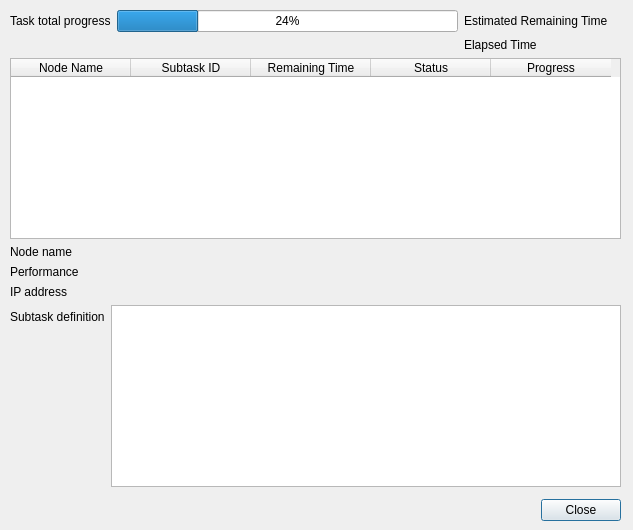
<?xml version="1.0" encoding="UTF-8"?>
<ui version="4.0">
 <class>TaskDetailsDialog</class>
 <widget class="QDialog" name="TaskDetailsDialog">
  <property name="windowModality">
   <enum>Qt::WindowModal</enum>
  </property>
  <property name="geometry">
   <rect>
    <x>0</x>
    <y>0</y>
    <width>633</width>
    <height>530</height>
   </rect>
  </property>
  <property name="windowTitle">
   <string>Dialog</string>
  </property>
  <widget class="QWidget" name="verticalLayoutWidget">
   <property name="geometry">
    <rect>
     <x>10</x>
     <y>10</y>
     <width>611</width>
     <height>511</height>
    </rect>
   </property>
   <layout class="QVBoxLayout" name="verticalLayout">
    <item>
     <layout class="QGridLayout" name="gridLayout">
      <item row="0" column="3">
       <widget class="QLabel" name="estimatedRemainingTimeLabel">
        <property name="text">
         <string/>
        </property>
       </widget>
      </item>
      <item row="0" column="2">
       <widget class="QLabel" name="label_2">
        <property name="text">
         <string>Estimated Remaining Time</string>
        </property>
       </widget>
      </item>
      <item row="0" column="1">
       <widget class="QProgressBar" name="totalTaskProgressBar">
        <property name="value">
         <number>24</number>
        </property>
       </widget>
      </item>
      <item row="0" column="0">
       <widget class="QLabel" name="label">
        <property name="text">
         <string>Task total progress</string>
        </property>
       </widget>
      </item>
      <item row="1" column="2">
       <widget class="QLabel" name="label_4">
        <property name="text">
         <string>Elapsed Time</string>
        </property>
       </widget>
      </item>
      <item row="1" column="3">
       <widget class="QLabel" name="elapsedTimeLabel">
        <property name="text">
         <string/>
        </property>
       </widget>
      </item>
     </layout>
    </item>
    <item>
     <widget class="QTableWidget" name="nodesTableWidget">
      <property name="sizePolicy">
       <sizepolicy hsizetype="Expanding" vsizetype="Expanding">
        <horstretch>0</horstretch>
        <verstretch>0</verstretch>
       </sizepolicy>
      </property>
      <property name="contextMenuPolicy">
       <enum>Qt::CustomContextMenu</enum>
      </property>
      <property name="layoutDirection">
       <enum>Qt::LeftToRight</enum>
      </property>
      <property name="autoFillBackground">
       <bool>true</bool>
      </property>
      <property name="frameShape">
       <enum>QFrame::StyledPanel</enum>
      </property>
      <property name="editTriggers">
       <set>QAbstractItemView::NoEditTriggers</set>
      </property>
      <property name="alternatingRowColors">
       <bool>false</bool>
      </property>
      <property name="selectionBehavior">
       <enum>QAbstractItemView::SelectRows</enum>
      </property>
      <property name="textElideMode">
       <enum>Qt::ElideRight</enum>
      </property>
      <property name="verticalScrollMode">
       <enum>QAbstractItemView::ScrollPerPixel</enum>
      </property>
      <property name="horizontalScrollMode">
       <enum>QAbstractItemView::ScrollPerPixel</enum>
      </property>
      <property name="gridStyle">
       <enum>Qt::DashLine</enum>
      </property>
      <property name="sortingEnabled">
       <bool>false</bool>
      </property>
      <property name="cornerButtonEnabled">
       <bool>true</bool>
      </property>
      <attribute name="horizontalHeaderVisible">
       <bool>true</bool>
      </attribute>
      <attribute name="horizontalHeaderCascadingSectionResizes">
       <bool>false</bool>
      </attribute>
      <attribute name="horizontalHeaderDefaultSectionSize">
       <number>120</number>
      </attribute>
      <attribute name="horizontalHeaderHighlightSections">
       <bool>false</bool>
      </attribute>
      <attribute name="verticalHeaderVisible">
       <bool>true</bool>
      </attribute>
      <attribute name="verticalHeaderDefaultSectionSize">
       <number>20</number>
      </attribute>
      <attribute name="verticalHeaderHighlightSections">
       <bool>false</bool>
      </attribute>
      <column>
       <property name="text">
        <string>Node Name</string>
       </property>
      </column>
      <column>
       <property name="text">
        <string>Subtask ID</string>
       </property>
      </column>
      <column>
       <property name="text">
        <string>Remaining Time</string>
       </property>
      </column>
      <column>
       <property name="text">
        <string>Status</string>
       </property>
      </column>
      <column>
       <property name="text">
        <string>Progress</string>
       </property>
      </column>
     </widget>
    </item>
    <item>
     <layout class="QFormLayout" name="formLayout">
      <property name="topMargin">
       <number>0</number>
      </property>
      <item row="0" column="0">
       <widget class="QLabel" name="label_6">
        <property name="text">
         <string>Node name</string>
        </property>
       </widget>
      </item>
      <item row="1" column="0">
       <widget class="QLabel" name="label_7">
        <property name="text">
         <string>Performance</string>
        </property>
       </widget>
      </item>
      <item row="1" column="1">
       <widget class="QLabel" name="performanceLabel">
        <property name="text">
         <string/>
        </property>
       </widget>
      </item>
      <item row="2" column="0">
       <widget class="QLabel" name="label_9">
        <property name="text">
         <string>IP address</string>
        </property>
       </widget>
      </item>
      <item row="2" column="1">
       <widget class="QLabel" name="nodeIpAddressLabel">
        <property name="text">
         <string/>
        </property>
       </widget>
      </item>
      <item row="3" column="0">
       <widget class="QLabel" name="label_11">
        <property name="text">
         <string>Subtask definition</string>
        </property>
       </widget>
      </item>
      <item row="0" column="1">
       <widget class="QLabel" name="nodeNameLabel">
        <property name="text">
         <string/>
        </property>
       </widget>
      </item>
      <item row="3" column="1">
       <widget class="QPlainTextEdit" name="subtaskDefinitionTextEdit">
        <property name="acceptDrops">
         <bool>false</bool>
        </property>
        <property name="undoRedoEnabled">
         <bool>false</bool>
        </property>
        <property name="readOnly">
         <bool>true</bool>
        </property>
       </widget>
      </item>
     </layout>
    </item>
    <item>
     <layout class="QHBoxLayout" name="horizontalLayout">
      <property name="topMargin">
       <number>6</number>
      </property>
      <item>
       <spacer name="horizontalSpacer">
        <property name="orientation">
         <enum>Qt::Horizontal</enum>
        </property>
        <property name="sizeHint" stdset="0">
         <size>
          <width>40</width>
          <height>20</height>
         </size>
        </property>
       </spacer>
      </item>
      <item>
       <widget class="QPushButton" name="closeButton">
        <property name="text">
         <string>Close</string>
        </property>
       </widget>
      </item>
     </layout>
    </item>
   </layout>
  </widget>
 </widget>
 <resources/>
 <connections/>
</ui>
